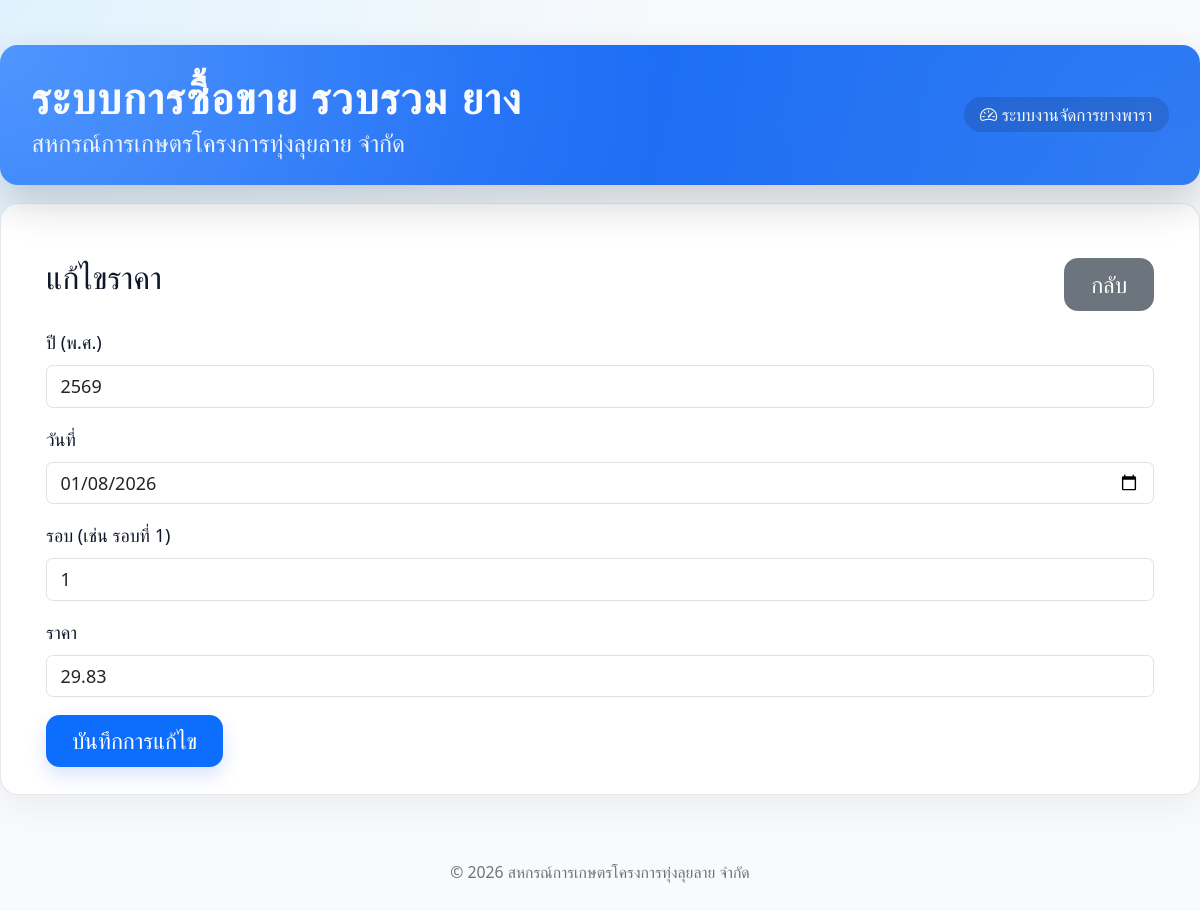
Page /price_form.php?action=edit&id=6 (signed in) on the committed database.
### tables this page shows
CREATE TABLE `tbl_price` (
  `pr_id` int(11) NOT NULL,
  `pr_year` int(11) NOT NULL,
  `pr_date` date NOT NULL,
  `pr_number` varchar(255) NOT NULL,
  `pr_price` decimal(18,2) NOT NULL,
  `pr_saveby` varchar(255) NOT NULL,
  `pr_savedate` date NOT NULL
);

### price_form.php (the view, shortened to what this page needs)
<?php
include 'header.php';
$action = isset($_GET['action']) ? $_GET['action'] : 'create';
$id = isset($_GET['id']) ? (int)$_GET['id'] : 0;
$pr = [
    'pr_id' => 0,
    'pr_year' => date('Y') + 543,
    'pr_date' => date('Y-m-d'),
    'pr_number' => '',
    'pr_price' => '0.00',
];
if ($action === 'edit' && $id > 0) {
    $stmt = $mysqli->prepare("SELECT pr_id, pr_year, pr_date, pr_number, pr_price FROM tbl_price WHERE pr_id = ? LIMIT 1");
    $stmt->bind_param('i', $id);
    $stmt->execute();
    $res = $stmt->get_result();
    $row = $res->fetch_assoc();
    if ($row) {
        $pr = $row;
    } else {
        header('Location: prices.php?msg=' . urlencode('ไม่พบข้อมูล')); exit;
    }
}
?>
<div class="container mt-4">
    <div class="row mb-3">
        <div class="col-8">
            <h3><?php echo ($action === 'edit') ? 'แก้ไขราคา' : 'เพิ่มราคายาง'; ?></h3>
        </div>
        <div class="col-4 text-end">
            <a href="prices.php" class="btn btn-secondary">กลับ</a>
        </div>
    </div>
    <form method="post" action="price_save.php">
        <div class="mb-3">
            <label class="form-label">ปี (พ.ศ.)</label>
            <input type="number" name="pr_year" class="form-control" value="<?php echo htmlspecialchars($pr['pr_year']); ?>" required>
        </div>
        <div class="mb-3">
            <label class="form-label">วันที่</label>
            <input type="date" name="pr_date" class="form-control" value="<?php echo htmlspecialchars($pr['pr_date']); ?>" required>
        </div>
        <div class="mb-3">
            <label class="form-label">รอบ (เช่น รอบที่ 1)</label>
            <input type="text" name="pr_number" class="form-control" value="<?php echo htmlspecialchars($pr['pr_number']); ?>" required>
        </div>
        <div class="mb-3">
            <label class="form-label">ราคา</label>
            <input type="text" name="pr_price" class="form-control" value="<?php echo htmlspecialchars($pr['pr_price']); ?>" required>
        </div>
        <button type="submit" class="btn btn-primary"><?php echo ($action === 'edit') ? 'บันทึกการแก้ไข' : 'บันทึก'; ?></button>
    </form>
</div>
<?php include 'footer.php'; ?>

### header.php (style rules this page uses)
* { margin: 0; padding: 0; box-sizing: border-box; }
:root { font-size: 18px; }
body { min-height: 100vh; background: radial-gradient(circle at top left, #e0f2fe 0, #f8fafc 45%, #f9fafb 100%); font-family: 'THSarabunNew', system-ui, -apple-system, "Segoe UI", Roboto, "Helvetica Neue", Arial, "Noto Sans", sans-serif; color: #0f172a; }
.btn { font-size: 1.25rem; padding: 0.4em 1.15em; border-radius: .75rem; }
.btn-primary, .btn-success, .btn-danger, .btn-warning { border: none; box-shadow: 0 8px 18px rgba(37, 99, 235, 0.18); }

### rows in the picture
tbl_price: pr_year "2569", pr_date "01/08/2026", pr_number "1", pr_price "29.83"
